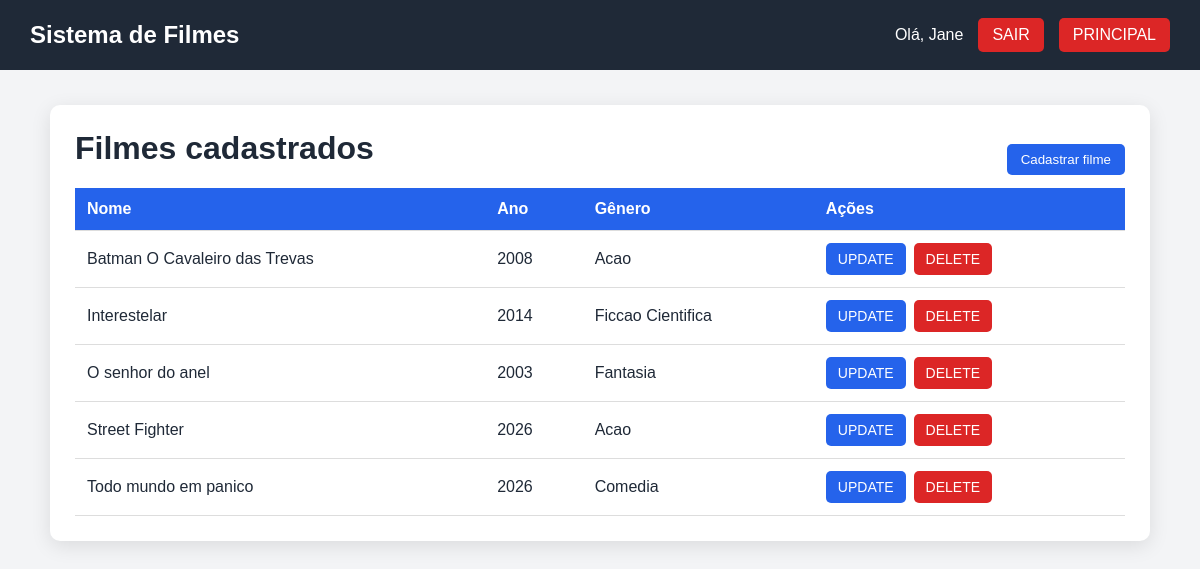
Screenshot of /PHP_filme-php/cadastroFilmes.php (signed in) with the database file from the repository.
### tables this page shows
CREATE TABLE `filmes` (
  `filme` int(3) NOT NULL,
  `nome` varchar(100) NOT NULL,
  `ano` int(4) NOT NULL,
  `genero` int(3) DEFAULT NULL
);

CREATE TABLE `generos` (
  `genero` int(3) NOT NULL,
  `descricao` varchar(100) NOT NULL,
  `status` int(1) NOT NULL
);

### PHP_filme-php/cadastroFilmes.php (the view, shortened to what this page needs)
<?php
include("conexao.php");
$sql = "SELECT f.filme, f.nome, f.ano, g.descricao AS genero
        FROM filmes f
        LEFT JOIN generos g ON g.genero = f.genero
        ORDER BY f.nome";
$result = $conn->query($sql);
?>
<!DOCTYPE html>
<html lang="pt-br">
<head>
</head>
<body>
<header>
    <h2>Sistema de Filmes</h2>
    <div id="titulo">
        <span>Olá, <?= htmlspecialchars($_SESSION['nome'] ?? '') ?></span>
        <a href="sair.php">SAIR</a>
        <a href="principal.php">PRINCIPAL</a>
    </div>
</header>
<main>
    <div id="cadastro">
        <h1>Filmes cadastrados</h1>
        <button type="button" id="btnCadastrar">Cadastrar filme</button>
    </div>
    <div class="tabela">
        <table>
            <thead>
                <tr>
                    <th>Nome</th>
                    <th>Ano</th>
                    <th>Gênero</th>
                    <th>Ações</th>
                </tr>
            </thead>
            <tbody>
                <?php if ($result->num_rows > 0): ?>
                    <?php while ($filme = $result->fetch_assoc()): ?>
                        <tr>
                            <td><?= htmlspecialchars($filme['nome']) ?></td>
                            <td><?= htmlspecialchars($filme['ano']) ?></td>
                            <td><?= htmlspecialchars($filme['genero'] ?? '') ?></td>
                            <td>
                                <div class="acoes">
                                    <a class="btn update" href="atualizarFilme.php?filme=<?= urlencode($filme['filme']) ?>">UPDATE</a>
                                    <form method="post" action="apagarFilme.php" onsubmit="return confirm('Deseja realmente excluir este filme?');">
                                        <button class="btn delete" type="submit">DELETE</button>
                                    </form>
                                </div>
                            </td>
                        </tr>
                    <?php endwhile; ?>
                <?php else: ?>
                    <tr><td class="vazio" colspan="4">Nenhum filme cadastrado.</td></tr>
                <?php endif; ?>
            </tbody>
        </table>
    </div>
</main>
</body>
</html>

### PHP_filme-php/cadastroFilmes.php (style rules this page uses)
* { box-sizing: border-box; }
body { margin: 0; font-family: Arial, sans-serif; background: #f3f4f6; color: #1f2937; }
header { background: #1f2937; color: white; padding: 18px 30px; display: flex; justify-content: space-between; align-items: center; gap: 20px; }
header h2 { margin: 0; }
header div { display: flex; align-items: center; gap: 15px; }
header a { color: white; text-decoration: none; background: #dc2626; padding: 8px 14px; border-radius: 5px; }
main { width: min(1100px, 94%); margin: 35px auto; background: white; padding: 25px; border-radius: 10px; box-shadow: 0 5px 20px rgba(0,0,0,.1); }
#cadastro { display: flex; justify-content: space-between; align-items: center; }
#cadastro button { color: white; text-decoration: none; border: 1px rgba(0, 0, 0, 0); background: #2563eb; padding: 8px 14px; border-radius: 5px; cursor: pointer; }
h1 { margin-top: 0; }
.tabela { overflow-x: auto; }
table { width: 100%; border-collapse: collapse; min-width: 650px; }
th, td { padding: 12px; border-bottom: 1px solid #ddd; text-align: left; }
th { background: #2563eb; color: white; }
.acoes { display: flex; gap: 8px; }
.btn { border: 0; border-radius: 5px; padding: 8px 12px; color: white; text-decoration: none; cursor: pointer; font-size: 14px; }
.update { background: #2563eb; }
.delete { background: #dc2626; }

### rows the page displays
filmes: nome "Batman O Cavaleiro das Trevas", ano "2008", genero.descricao "Acao"
filmes: nome "Interestelar", ano "2014", genero.descricao "Ficcao Cientifica"
filmes: nome "O senhor do anel", ano "2003", genero.descricao "Fantasia"
filmes: nome "Street Fighter", ano "2026", genero.descricao "Acao"
filmes: nome "Todo mundo em panico", ano "2026", genero.descricao "Comedia"

### other values shown
$_SESSION['nome'] "Jane"
